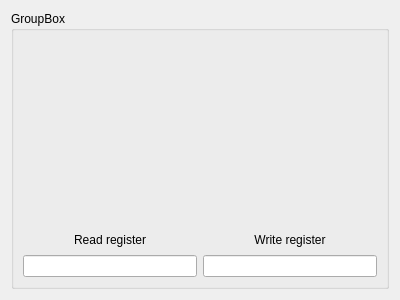
<?xml version="1.0" encoding="UTF-8"?>
<ui version="4.0">
 <class>vpReg</class>
 <widget class="QWidget" name="vpReg">
  <property name="geometry">
   <rect>
    <x>0</x>
    <y>0</y>
    <width>400</width>
    <height>300</height>
   </rect>
  </property>
  <property name="windowTitle">
   <string>Form</string>
  </property>
  <layout class="QHBoxLayout" name="horizontalLayout">
   <item>
    <widget class="QGroupBox" name="groupBox">
     <property name="title">
      <string>GroupBox</string>
     </property>
     <layout class="QGridLayout" name="gridLayout">
      <item row="7" column="1">
       <widget class="vpItem" name="widget_16" native="true"/>
      </item>
      <item row="6" column="1">
       <widget class="vpItem" name="widget_14" native="true"/>
      </item>
      <item row="0" column="0">
       <widget class="vpItem" name="widget_3" native="true"/>
      </item>
      <item row="1" column="0">
       <widget class="vpItem" name="widget_6" native="true"/>
      </item>
      <item row="8" column="0">
       <widget class="QLabel" name="label">
        <property name="text">
         <string>Read register</string>
        </property>
        <property name="alignment">
         <set>Qt::AlignCenter</set>
        </property>
       </widget>
      </item>
      <item row="3" column="1">
       <widget class="vpItem" name="widget_8" native="true"/>
      </item>
      <item row="5" column="1">
       <widget class="vpItem" name="widget_12" native="true"/>
      </item>
      <item row="6" column="0">
       <widget class="vpItem" name="widget_13" native="true"/>
      </item>
      <item row="9" column="1">
       <widget class="QLineEdit" name="lineEdit_2"/>
      </item>
      <item row="4" column="1">
       <widget class="vpItem" name="widget_10" native="true"/>
      </item>
      <item row="3" column="0">
       <widget class="vpItem" name="widget_7" native="true"/>
      </item>
      <item row="7" column="0">
       <widget class="vpItem" name="widget_15" native="true"/>
      </item>
      <item row="1" column="1">
       <widget class="vpItem" name="widget_5" native="true"/>
      </item>
      <item row="5" column="0">
       <widget class="vpItem" name="widget_11" native="true"/>
      </item>
      <item row="0" column="1">
       <widget class="vpItem" name="widget" native="true"/>
      </item>
      <item row="9" column="0">
       <widget class="QLineEdit" name="lineEdit"/>
      </item>
      <item row="2" column="1">
       <widget class="vpItem" name="widget_4" native="true"/>
      </item>
      <item row="2" column="0">
       <widget class="vpItem" name="widget_2" native="true"/>
      </item>
      <item row="4" column="0">
       <widget class="vpItem" name="widget_9" native="true"/>
      </item>
      <item row="8" column="1">
       <widget class="QLabel" name="label_2">
        <property name="text">
         <string>Write register</string>
        </property>
        <property name="alignment">
         <set>Qt::AlignCenter</set>
        </property>
       </widget>
      </item>
     </layout>
    </widget>
   </item>
  </layout>
 </widget>
 <customwidgets>
  <customwidget>
   <class>vpItem</class>
   <extends>QWidget</extends>
   <header>readreg/vpitem.h</header>
   <container>1</container>
  </customwidget>
 </customwidgets>
 <resources/>
 <connections/>
</ui>
